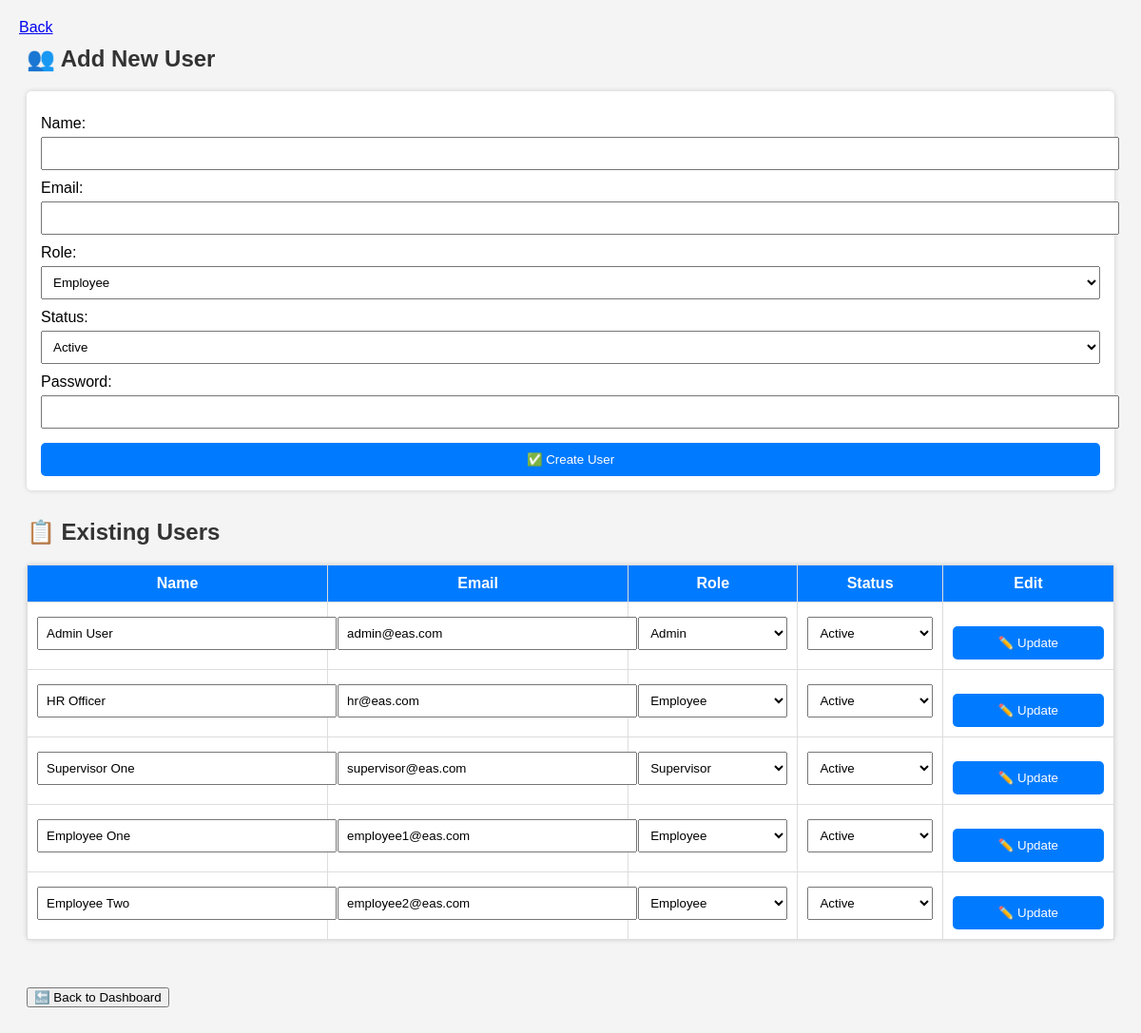
The page /manage_users.php (signed in) on the database its author committed.
### tables this page shows
CREATE TABLE `users` (
  `user_id` int(11) NOT NULL,
  `name` varchar(100) DEFAULT NULL,
  `email` varchar(100) DEFAULT NULL,
  `password` varchar(255) DEFAULT NULL,
  `role` enum('Admin','HR','Supervisor','Employee') DEFAULT NULL,
  `created_at` timestamp NOT NULL DEFAULT current_timestamp()
);

### manage_users.php (the view, shortened to what this page needs)
 <?php
include 'db_connect.php';
$users = $conn->query("SELECT * FROM users ORDER BY role ASC, name ASC");
?>
<!DOCTYPE html>
<html>
<head>
</head>
<body>
<h2>👥 Add New User</h2>
<form method="POST" action="manage_users.php">
    <label for="name">Name:</label>
    <input type="text" name="name" required>
    <label for="email">Email:</label>
    <input type="email" name="email" required>
    <label for="role">Role:</label>
    <select name="role" required>
        <option value="Employee">Employee</option>
    </select>
    <label for="status">Status:</label>
    <select name="status" required>
        <option value="Active">Active</option>
    </select>
    <label for="password">Password:</label>
    <input type="text" name="password" required>
    <input type="submit" name="create_user" value="✅ Create User">
</form>
<h2>📋 Existing Users</h2>
<?php if ($users->num_rows > 0): ?>
    <table>
        <thead>
            <tr>
                <th>Name</th>
                <th>Email</th>
                <th>Role</th>
                <th>Status</th>
                <th>Edit</th>
            </tr>
        </thead>
        <tbody>
        <?php while ($row = $users->fetch_assoc()): ?>
            <tr>
                <form method="POST" action="manage_users.php">
                    <td><input type="text" name="name" value="<?= htmlspecialchars($row['name']) ?>"></td>
                    <td><input type="email" name="email" value="<?= htmlspecialchars($row['email']) ?>"></td>
                    <td>
                        <select name="role">
                            <option value="Employee" <?= $row['role'] === 'Employee' ? 'selected' : '' ?>>Employee</option>
                            <option value="Supervisor" <?= $row['role'] === 'Supervisor' ? 'selected' : '' ?>>Supervisor</option>
                            <option value="Admin" <?= $row['role'] === 'Admin' ? 'selected' : '' ?>>Admin</option>
                        </select>
                    </td>
                    <td>
                        <select name="status">
                            <option value="Active" <?= $row['status'] === 'Active' ? 'selected' : '' ?>>Active</option>
                        </select>
                    </td>
                    <td>
                        <input type="submit" name="update_user" value="✏️ Update">
                    </td>
                </form>
            </tr>
        <?php endwhile; ?>
        </tbody>
    </table>
<?php else: ?>
    <p>No users found.</p>
<?php endif; ?>
<a href="dashboard.php"><button style="margin-top:20px;">🔙 Back to Dashboard</button></a>
<div class="back-button">
  <a href="dashboard.php" onclick="return confirm('Return to dashboard?')" class="btn btn-outline-secondary">
    <i class="bi bi-arrow-left-circle"></i> Back
  </a>
</div>
</body>
</html>

### manage_users.php (style rules this page uses)
body { font-family: Arial, sans-serif; padding: 20px; background-color: #f4f4f4; }
h2 { color: #333; }
form, table { background-color: #fff; padding: 15px; border-radius: 5px; box-shadow: 0 0 5px #ccc; margin-bottom: 30px; }
label { display: block; margin-top: 10px; }
input, select { width: 100%; padding: 8px; margin-top: 5px; }
input[type="submit"] { margin-top: 15px; background-color: #007BFF; color: white; border: none; border-radius: 5px; padding: 10px 20px; cursor: pointer; }
table { width: 100%; border-collapse: collapse; }
th, td { padding: 10px; border: 1px solid #ddd; vertical-align: top; }
th { background-color: #007BFF; color: white; }
.back-button { position: absolute; top: 20px; left: 20px; z-index: 1000; }

### rows shown on the page
users: name "Admin User", email "admin@eas.com", role "Admin"
users: name "HR Officer", email "hr@eas.com"
users: name "Supervisor One", email "supervisor@eas.com", role "Supervisor"
users: name "Employee One", email "employee1@eas.com", role "Employee"
users: name "Employee Two", email "employee2@eas.com", role "Employee"
